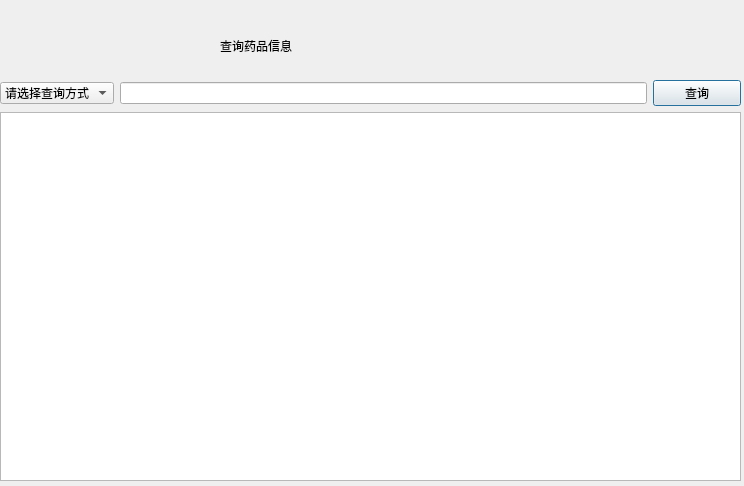
<?xml version="1.0" encoding="UTF-8"?>
<ui version="4.0">
 <class>findmedi</class>
 <widget class="QDialog" name="findmedi">
  <property name="geometry">
   <rect>
    <x>0</x>
    <y>0</y>
    <width>744</width>
    <height>486</height>
   </rect>
  </property>
  <property name="minimumSize">
   <size>
    <width>744</width>
    <height>486</height>
   </size>
  </property>
  <property name="maximumSize">
   <size>
    <width>744</width>
    <height>486</height>
   </size>
  </property>
  <property name="windowTitle">
   <string>查询药品信息</string>
  </property>
  <widget class="QLabel" name="label">
   <property name="geometry">
    <rect>
     <x>220</x>
     <y>10</y>
     <width>271</width>
     <height>71</height>
    </rect>
   </property>
   <property name="styleSheet">
    <string notr="true">font: 26pt &quot;方正舒体&quot;;</string>
   </property>
   <property name="text">
    <string>查询药品信息</string>
   </property>
  </widget>
  <widget class="QWidget" name="layoutWidget">
   <property name="geometry">
    <rect>
     <x>0</x>
     <y>80</y>
     <width>741</width>
     <height>401</height>
    </rect>
   </property>
   <layout class="QVBoxLayout" name="verticalLayout">
    <item>
     <layout class="QHBoxLayout" name="horizontalLayout" stretch="1,6,1">
      <item>
       <widget class="QComboBox" name="comboBox">
        <item>
         <property name="text">
          <string>请选择查询方式</string>
         </property>
        </item>
        <item>
         <property name="text">
          <string>按编号查询</string>
         </property>
        </item>
        <item>
         <property name="text">
          <string>按名称查询</string>
         </property>
        </item>
        <item>
         <property name="text">
          <string>按服用方法查询</string>
         </property>
        </item>
        <item>
         <property name="text">
          <string>按功效查询</string>
         </property>
        </item>
       </widget>
      </item>
      <item>
       <widget class="QLineEdit" name="lineEdit"/>
      </item>
      <item>
       <widget class="QPushButton" name="pushButton">
        <property name="text">
         <string>查询</string>
        </property>
       </widget>
      </item>
     </layout>
    </item>
    <item>
     <widget class="QTableView" name="tableView"/>
    </item>
   </layout>
  </widget>
 </widget>
 <resources/>
 <connections/>
</ui>
